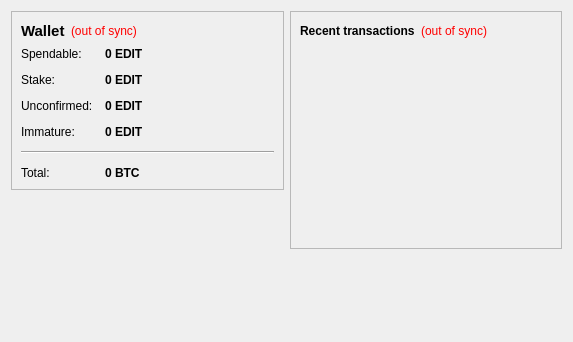
<?xml version="1.0" encoding="UTF-8"?>
<ui version="4.0">
 <class>OverviewPage</class>
 <widget class="QWidget" name="OverviewPage">
  <property name="geometry">
   <rect>
    <x>0</x>
    <y>0</y>
    <width>573</width>
    <height>342</height>
   </rect>
  </property>
  <property name="windowTitle">
   <string>Form</string>
  </property>
  <layout class="QHBoxLayout" name="horizontalLayout" stretch="1,1">
   <item>
    <layout class="QVBoxLayout" name="verticalLayout_2">
     <item>
      <widget class="QFrame" name="frame">
       <property name="frameShape">
        <enum>QFrame::StyledPanel</enum>
       </property>
       <property name="frameShadow">
        <enum>QFrame::Raised</enum>
       </property>
       <layout class="QVBoxLayout" name="verticalLayout_4">
        <item>
         <layout class="QHBoxLayout" name="horizontalLayout_4">
          <item>
           <widget class="QLabel" name="label_5">
            <property name="font">
             <font>
              <pointsize>11</pointsize>
              <weight>75</weight>
              <bold>true</bold>
             </font>
            </property>
            <property name="text">
             <string>Wallet</string>
            </property>
           </widget>
          </item>
          <item>
           <widget class="QLabel" name="labelWalletStatus">
            <property name="toolTip">
             <string>The displayed information may be out of date. Your wallet automatically synchronizes with the EditCoin network after a connection is established, but this process has not completed yet.</string>
            </property>
            <property name="styleSheet">
             <string notr="true">QLabel { color: red; }</string>
            </property>
            <property name="text">
             <string notr="true">(out of sync)</string>
            </property>
            <property name="alignment">
             <set>Qt::AlignLeading|Qt::AlignLeft|Qt::AlignVCenter</set>
            </property>
           </widget>
          </item>
          <item>
           <spacer name="horizontalSpacer_2">
            <property name="orientation">
             <enum>Qt::Horizontal</enum>
            </property>
            <property name="sizeHint" stdset="0">
             <size>
              <width>40</width>
              <height>20</height>
             </size>
            </property>
           </spacer>
          </item>
         </layout>
        </item>
        <item>
         <layout class="QFormLayout" name="formLayout_2">
          <property name="fieldGrowthPolicy">
           <enum>QFormLayout::AllNonFixedFieldsGrow</enum>
          </property>
          <property name="horizontalSpacing">
           <number>12</number>
          </property>
          <property name="verticalSpacing">
           <number>12</number>
          </property>
          <item row="0" column="0">
           <widget class="QLabel" name="label">
            <property name="text">
             <string>Spendable:</string>
            </property>
           </widget>
          </item>
          <item row="0" column="1">
           <widget class="QLabel" name="labelBalance">
            <property name="font">
             <font>
              <weight>75</weight>
              <bold>true</bold>
             </font>
            </property>
            <property name="cursor">
             <cursorShape>IBeamCursor</cursorShape>
            </property>
            <property name="toolTip">
             <string>Your current spendable balance</string>
            </property>
            <property name="text">
             <string notr="true">0 EDIT</string>
            </property>
            <property name="textInteractionFlags">
             <set>Qt::LinksAccessibleByMouse|Qt::TextSelectableByKeyboard|Qt::TextSelectableByMouse</set>
            </property>
           </widget>
          </item>
          <item row="1" column="0">
           <widget class="QLabel" name="label_6">
            <property name="text">
             <string>Stake:</string>
            </property>
           </widget>
          </item>
          <item row="1" column="1">
           <widget class="QLabel" name="labelStake">
            <property name="font">
             <font>
              <weight>75</weight>
              <bold>true</bold>
             </font>
            </property>
            <property name="cursor">
             <cursorShape>IBeamCursor</cursorShape>
            </property>
            <property name="toolTip">
             <string>Total of coins that was staked, and do not yet count toward the current balance</string>
            </property>
            <property name="text">
             <string notr="true">0 EDIT</string>
            </property>
            <property name="textInteractionFlags">
             <set>Qt::LinksAccessibleByMouse|Qt::TextSelectableByKeyboard|Qt::TextSelectableByMouse</set>
            </property>
           </widget>
          </item>
          <item row="2" column="0">
           <widget class="QLabel" name="label_3">
            <property name="text">
             <string>Unconfirmed:</string>
            </property>
           </widget>
          </item>
          <item row="2" column="1">
           <widget class="QLabel" name="labelUnconfirmed">
            <property name="font">
             <font>
              <weight>75</weight>
              <bold>true</bold>
             </font>
            </property>
            <property name="cursor">
             <cursorShape>IBeamCursor</cursorShape>
            </property>
            <property name="toolTip">
             <string>Total of transactions that have yet to be confirmed, and do not yet count toward the current balance</string>
            </property>
            <property name="text">
             <string notr="true">0 EDIT</string>
            </property>
            <property name="textInteractionFlags">
             <set>Qt::LinksAccessibleByMouse|Qt::TextSelectableByKeyboard|Qt::TextSelectableByMouse</set>
            </property>
           </widget>
          </item>
          <item row="3" column="0">
           <widget class="QLabel" name="labelImmatureText">
            <property name="text">
             <string>Immature:</string>
            </property>
           </widget>
          </item>
          <item row="3" column="1">
           <widget class="QLabel" name="labelImmature">
            <property name="font">
             <font>
              <weight>75</weight>
              <bold>true</bold>
             </font>
            </property>
            <property name="toolTip">
             <string>Mined balance that has not yet matured</string>
            </property>
            <property name="text">
             <string notr="true">0 EDIT</string>
            </property>
            <property name="textInteractionFlags">
             <set>Qt::LinksAccessibleByMouse|Qt::TextSelectableByKeyboard|Qt::TextSelectableByMouse</set>
            </property>
           </widget>
          </item>
          <item row="4" column="0" colspan="2">
           <widget class="Line" name="line">
            <property name="orientation">
             <enum>Qt::Horizontal</enum>
            </property>
           </widget>
          </item>
          <item row="5" column="0">
           <widget class="QLabel" name="labelTotalText">
            <property name="text">
             <string>Total:</string>
            </property>
           </widget>
          </item>
          <item row="5" column="1">
           <widget class="QLabel" name="labelTotal">
            <property name="font">
             <font>
              <weight>75</weight>
              <bold>true</bold>
             </font>
            </property>
            <property name="cursor">
             <cursorShape>IBeamCursor</cursorShape>
            </property>
            <property name="toolTip">
             <string>Your current total balance</string>
            </property>
            <property name="text">
             <string notr="true">0 BTC</string>
            </property>
            <property name="textInteractionFlags">
             <set>Qt::LinksAccessibleByMouse|Qt::TextSelectableByKeyboard|Qt::TextSelectableByMouse</set>
            </property>
           </widget>
          </item>
         </layout>
        </item>
       </layout>
      </widget>
     </item>
     <item>
      <spacer name="verticalSpacer">
       <property name="orientation">
        <enum>Qt::Vertical</enum>
       </property>
       <property name="sizeHint" stdset="0">
        <size>
         <width>20</width>
         <height>40</height>
        </size>
       </property>
      </spacer>
     </item>
    </layout>
   </item>
   <item>
    <layout class="QVBoxLayout" name="verticalLayout_3">
     <item>
      <widget class="QFrame" name="frame_2">
       <property name="frameShape">
        <enum>QFrame::StyledPanel</enum>
       </property>
       <property name="frameShadow">
        <enum>QFrame::Raised</enum>
       </property>
       <layout class="QVBoxLayout" name="verticalLayout">
        <item>
         <layout class="QHBoxLayout" name="horizontalLayout_2">
          <item>
           <widget class="QLabel" name="label_4">
            <property name="text">
             <string>&lt;b&gt;Recent transactions&lt;/b&gt;</string>
            </property>
           </widget>
          </item>
          <item>
           <widget class="QLabel" name="labelTransactionsStatus">
            <property name="toolTip">
             <string>The displayed information may be out of date. Your wallet automatically synchronizes with the EditCoin network after a connection is established, but this process has not completed yet.</string>
            </property>
            <property name="styleSheet">
             <string notr="true">QLabel { color: red; }</string>
            </property>
            <property name="text">
             <string notr="true">(out of sync)</string>
            </property>
            <property name="alignment">
             <set>Qt::AlignRight|Qt::AlignTrailing|Qt::AlignVCenter</set>
            </property>
           </widget>
          </item>
          <item>
           <spacer name="horizontalSpacer">
            <property name="orientation">
             <enum>Qt::Horizontal</enum>
            </property>
            <property name="sizeHint" stdset="0">
             <size>
              <width>40</width>
              <height>20</height>
             </size>
            </property>
           </spacer>
          </item>
         </layout>
        </item>
        <item>
         <widget class="QListView" name="listTransactions">
          <property name="styleSheet">
           <string notr="true">QListView { background: transparent; }</string>
          </property>
          <property name="frameShape">
           <enum>QFrame::NoFrame</enum>
          </property>
          <property name="verticalScrollBarPolicy">
           <enum>Qt::ScrollBarAlwaysOff</enum>
          </property>
          <property name="horizontalScrollBarPolicy">
           <enum>Qt::ScrollBarAlwaysOff</enum>
          </property>
          <property name="selectionMode">
           <enum>QAbstractItemView::NoSelection</enum>
          </property>
         </widget>
        </item>
       </layout>
      </widget>
     </item>
     <item>
      <spacer name="verticalSpacer_2">
       <property name="orientation">
        <enum>Qt::Vertical</enum>
       </property>
       <property name="sizeHint" stdset="0">
        <size>
         <width>20</width>
         <height>40</height>
        </size>
       </property>
      </spacer>
     </item>
    </layout>
   </item>
  </layout>
 </widget>
 <resources/>
 <connections/>
</ui>
